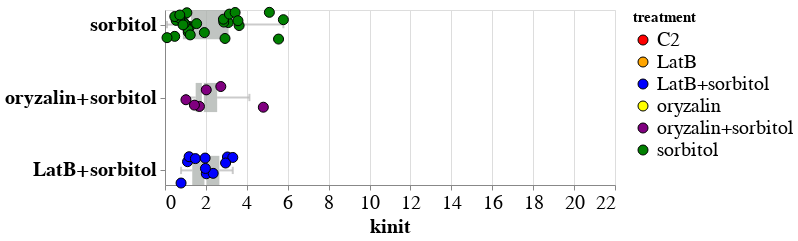

This figure's notebook cell:
### Code cell
boxjitter = altcat.catplot(df[(df['treatment']=='sorbitol')|(df['treatment']=='LatB+sorbitol')|(df['treatment']=='oryzalin+sorbitol')],
               height=175,
               width=450, 
               mark=dict(opacity=1.0, type='point'),
               box_mark=dict(strokeWidth=5, opacity=0.75, color='#abb0ac'),
               whisker_mark=dict(strokeWidth=2, opacity=0.75, color='#bababa'),
               encoding=dict(x=alt.X('kinit:Q', scale=alt.Scale(domain=(0,22))),
                             y=alt.Y('treatment:N'),
#                              # For black&white version
#                              fill=alt.Color('solution:N', scale=alt.Scale(domain=['T87', 'sorbitol', 'water'], range=['#808080', '#000000', '#FFFFFF'])),
#                              # For colored version
                             fill=alt.Color('treatment:N', scale=alt.Scale(domain=['C2', 'LatB', 'LatB+sorbitol','oryzalin','oryzalin+sorbitol','sorbitol'], range=['red', 'orange', 'blue','yellow','purple','green']))),
               transform='jitterbox'
)
boxjitter.configure_text(fontWeight='bold', fontSize=20
).configure_legend(labelFontSize=20, titleFontSize=15
).configure_axis(labelFontSize=20, titleFontSize=20
).configure_mark(color='black'
).configure_point(size=100, strokeWidth=1)

### Figure 1 — Vega-Lite specification as saved in the notebook (floating-point values rounded to 4 significant figures)
{"config": {"view": {"continuousWidth": 400, "continuousHeight": 300}, "axis": {"labelFontSize": 20, "titleFontSize": 20}, "legend": {"labelFontSize": 20, "titleFontSize": 15}, "mark": {"color": "black"}, "point": {"size": 100, "strokeWidth": 1}, "text": {"fontSize": 20, "fontWeight": "bold"}}, "layer": [{"layer": [{"mark": {"type": "rule", "color": "#bababa", "opacity": 0.75, "strokeWidth": 2}, "encoding": {"x": {"type": "quantitative", "field": "bottom_whisker", "scale": {"domain": [0, 22]}, "title": "kinit"}, "x2": {"field": "bottom"}, "y": {"type": "quantitative", "field": "nominal_axis_value", "scale": {}}}, "height": 175, "width": 450}, {"mark": {"type": "rule", "color": "#bababa", "opacity": 0.75, "strokeWidth": 2}, "encoding": {"x": {"type": "quantitative", "field": "top", "scale": {"domain": [0, 22]}, "title": "kinit"}, "x2": {"field": "top_whisker"}, "y": {"type": "quantitative", "field": "nominal_axis_value", "scale": {}}}, "height": 175, "width": 450}, {"mark": {"type": "bar", "color": "#abb0ac", "opacity": 0.75, "size": 0.4, "strokeWidth": 5}, "encoding": {"x": {"type": "quantitative", "field": "bottom", "scale": {"domain": [0, 22]}, "title": "kinit"}, "x2": {"field": "top"}, "y": {"type": "quantitative", "field": "left", "scale": {}}, "y2": {"field": "right"}}, "height": 175, "width": 450}, {"mark": {"type": "rule", "color": "white", "opacity": 1, "strokeWidth": 2}, "encoding": {"x": {"type": "quantitative", "field": "middle", "scale": {"domain": [0, 22]}, "title": "kinit"}, "y": {"type": "quantitative", "field": "left", "scale": {}}, "y2": {"field": "right"}}, "height": 175, "width": 450}, {"mark": {"type": "rule", "color": "#bababa", "opacity": 0.75, "strokeWidth": 2}, "encoding": {"x": {"type": "quantitative", "field": "bottom_whisker", "scale": {"domain": [0, 22]}, "title": "kinit"}, "y": {"type": "quantitative", "field": "cap_left"}, "y2": {"field": "cap_right"}}, "height": 175, "width": 450}, {"mark": {"type": "rule", "color": "#bababa", "opacity": 0.75, "strokeWidth": 2}, "encoding": {"x": {"type": "quantitative", "field": "top_whisker", "scale": {"domain": [0, 22]}, "title": "kinit"}, "y": {"type": "quantitative", "field": "cap_left"}, "y2": {"field": "cap_right"}}, "height": 175, "width": 450}], "data": {"name": "data-564b1420af641a0f374226528c4cb4e9"}}, {"layer": [{"data": {"name": "data-e6a7a497720fbe6a2c548e0b24191959"}, "mark": {"type": "point", "opacity": 1.0}, "encoding": {"x": {"type": "quantitative", "field": "kinit", "scale": {"domain": [0, 22]}, "title": "kinit"}, "y": {"type": "quantitative", "axis": {"grid": false, "labels": false, "title": null, "values": [0, 1, 2]}, "field": "__jitter"}, "fill": {"type": "nominal", "field": "treatment", "scale": {"domain": ["C2", "LatB", "LatB+sorbitol", "oryzalin", "oryzalin+sorbitol", "sorbitol"], "range": ["red", "orange", "blue", "yellow", "purple", "green"]}}}, "height": 175, "width": 450}, {"data": {"name": "data-b20028838ec383a4894ad881ba5aec85"}, "mark": {"type": "text", "align": "right", "baseline": "middle", "dx": -8}, "encoding": {"y": {"type": "quantitative", "axis": {"grid": false, "labels": false, "title": null, "values": [0, 1, 2]}, "field": "__jitter"}, "x": {"type": "quantitative", "field": "kinit", "scale": {"domain": [0, 22]}, "title": "kinit"}, "text": {"type": "nominal", "field": "text"}}, "height": 175, "width": 450}]}], "$schema": "https://vega.github.io/schema/vega-lite/v4.8.1.json", "datasets": {"data-564b1420af641a0f374226528c4cb4e9": [{"nominal_axis_value": 0.0, "treatment": "LatB+sorbitol", "middle": 1.977, "bottom": 1.332, "top": 2.658, "top_whisker": 3.314, "bottom_whisker": 0.785, "left": -0.2, "right": 0.2, "cap_left": -0.05, "cap_right": 0.05}, {"nominal_axis_value": 1.0, "treatment": "oryzalin+sorbitol", "middle": 1.85, "bottom": 1.5, "top": 2.551, "top_whisker": 4.127, "bottom_whisker": 1.024, "left": 0.8, "right": 1.2, "cap_left": 0.95, "cap_right": 1.05}, {"nominal_axis_value": 2.0, "treatment": "sorbitol", "middle": 1.22, "bottom": 0.8748, "top": 3.107, "top_whisker": 5.787, "bottom_whisker": 0.09835, "left": 1.8, "right": 2.2, "cap_left": 1.95, "cap_right": 2.05}], "data-e6a7a497720fbe6a2c548e0b24191959": [{"name": "BY2_in_sorbitol/cell072_corr", "max force (uN)": 881.2, "location": "cyto", "kinit": 5.103, "deltaF": 4.784, "treatment": "sorbitol", "details": "spreads", "kret": 553.5, "area": 2374.0, "Pos Z zero (um)": 19.35, "__jitter": 2.168}, {"name": "BY2_in_sorbitol/cell073_corr", "max force (uN)": 830.8, "location": "cyto", "kinit": 0.475, "deltaF": 0.5069, "treatment": "sorbitol", "details": "spreads", "kret": 687.7, "area": 476.2, "Pos Z zero (um)": 6.86, "__jitter": 1.838}, {"name": "BY2_in_sorbitol/cell074_corr", "max force (uN)": 853.3, "location": "cyto", "kinit": 0.09835, "deltaF": 0.3273, "treatment": "sorbitol", "details": "moves", "kret": 666.1, "area": 489.6, "Pos Z zero (um)": 10.3, "__jitter": 1.821}, {"name": "BY2_in_sorbitol/cell075_corr", "max force (uN)": 833.1, "location": "cyto", "kinit": 5.551, "deltaF": 5.338, "treatment": "sorbitol", "details": "moves", "kret": 617.7, "area": 588.2, "Pos Z zero (um)": 6.665, "__jitter": 1.801}, {"name": "BY2_in_sorbitol/cell077_corr", "max force (uN)": 389.2, "location": "cyto", "kinit": 1.207, "deltaF": 1.587, "treatment": "sorbitol", "details": "spreads", "kret": null, "area": null, "Pos Z zero (um)": null, "__jitter": 1.972}, {"name": "BY2_in_sorbitol/cell078_corr", "max force (uN)": 380.2, "location": "cyto", "kinit": 1.003, "deltaF": 0.9947, "treatment": "sorbitol", "details": "moves", "kret": null, "area": null, "Pos Z zero (um)": null, "__jitter": 1.999}, {"name": "BY2_in_sorbitol/cell079_corr", "max force (uN)": 388.9, "location": "cyto", "kinit": 3.093, "deltaF": 2.988, "treatment": "sorbitol", "details": "spreads", "kret": null, "area": null, "Pos Z zero (um)": null, "__jitter": 2.027}, {"name": "BY2_in_sorbitol/cell080_corr", "max force (uN)": 383.3, "location": "cyto", "kinit": 2.933, "deltaF": 2.786, "treatment": "sorbitol", "details": "spreads", "kret": null, "area": null, "Pos Z zero (um)": null, "__jitter": 1.81}, {"name": "BY2_in_sorbitol/cell081_corr", "max force (uN)": 399.0, "location": "cyto", "kinit": 1.135, "deltaF": 0.9957, "treatment": "sorbitol", "details": "spreads", "kret": null, "area": null, "Pos Z zero (um)": null, "__jitter": 1.897}, {"name": "BY2_in_sorbitol/cell082_corr", "max force (uN)": 383.0, "location": "cyto", "kinit": 1.126, "deltaF": 1.062, "treatment": "sorbitol", "details": "spreads", "kret": null, "area": null, "Pos Z zero (um)": null, "__jitter": 1.935}, {"name": "BY2_in_sorbitol/cell085_corr", "max force (uN)": 394.6, "location": "cyto", "kinit": 1.069, "deltaF": 0.9937, "treatment": "sorbitol", "details": "spreads", "kret": null, "area": null, "Pos Z zero (um)": null, "__jitter": 2.162}, {"name": "BY2_in_sorbitol/cell086_corr", "max force (uN)": 881.4, "location": "cyto", "kinit": 0.8545, "deltaF": 0.8547, "treatment": "sorbitol", "details": "spreads", "kret": 587.7, "area": 3600.0, "Pos Z zero (um)": 19.45, "__jitter": 2.051}, {"name": "BY2_in_sorbitol/cell087_corr", "max force (uN)": 858.7, "location": "cyto", "kinit": 1.925, "deltaF": 1.861, "treatment": "sorbitol", "details": "spreads", "kret": 678.9, "area": 725.6, "Pos Z zero (um)": 12.81, "__jitter": 1.89}, {"name": "BY2_in_sorbitol/cell088_corr", "max force (uN)": 469.0, "location": "cyto", "kinit": 0.5447, "deltaF": 0.5793, "treatment": "sorbitol", "details": "spreads", "kret": null, "area": null, "Pos Z zero (um)": null, "__jitter": 2.058}, {"name": "BY2_in_sorbitol/cell090_corr", "max force (uN)": 464.2, "location": "cyto", "kinit": 5.787, "deltaF": 5.438, "treatment": "sorbitol", "details": "spreads", "kret": null, "area": null, "Pos Z zero (um)": null, "__jitter": 2.067}, {"name": "BY2_in_sorbitol/cell092_corr", "max force (uN)": 469.5, "location": "cyto", "kinit": 2.874, "deltaF": 2.392, "treatment": "sorbitol", "details": "moves", "kret": null, "area": null, "Pos Z zero (um)": null, "__jitter": 2.034}, {"name": "BY2_in_sorbitol/cell093_corr", "max force (uN)": 483.1, "location": "cyto", "kinit": 0.9442, "deltaF": 1.054, "treatment": "sorbitol", "details": "spreads", "kret": null, "area": null, "Pos Z zero (um)": null, "__jitter": 2.014}, {"name": "BY2_in_sorbitol/cell095_corr", "max force (uN)": 494.5, "location": "cyto", "kinit": 2.857, "deltaF": 2.748, "treatment": "sorbitol", "details": "spreads", "kret": null, "area": null, "Pos Z zero (um)": null, "__jitter": 2.074}, {"name": "BY2_in_sorbitol/cell096_corr", "max force (uN)": 474.7, "location": "cyto", "kinit": 3.148, "deltaF": 2.885, "treatment": "sorbitol", "details": "spreads", "kret": null, "area": null, "Pos Z zero (um)": null, "__jitter": 2.144}, {"name": "BY2_in_sorbitol/cell097_corr", "max force (uN)": 474.8, "location": "cyto", "kinit": 3.624, "deltaF": 4.554, "treatment": "sorbitol", "details": "spreads", "kret": null, "area": null, "Pos Z zero (um)": null, "__jitter": 1.987}, {"name": "BY2_in_sorbitol/cell102_corr", "max force (uN)": 459.7, "location": "cyto", "kinit": 3.428, "deltaF": 3.16, "treatment": "sorbitol", "details": "moves", "kret": null, "area": null, "Pos Z zero (um)": null, "__jitter": 2.166}, {"name": "BY2_in_sorbitol/cell103_corr", "max force (uN)": 847.0, "location": "cyto", "kinit": 0.7203, "deltaF": 1.0, "treatment": "sorbitol", "details": "spreads", "kret": 699.0, "area": 405.2, "Pos Z zero (um)": 5.217, "__jitter": 2.089}, {"name": "BY2_in_sorbitol/cell104_corr", "max force (uN)": 371.8, "location": "cyto", "kinit": 1.233, "deltaF": 1.303, "treatment": "sorbitol", "details": "moves", "kret": null, "area": null, "Pos Z zero (um)": null, "__jitter": 1.859}, {"name": "BY2_in_sorbitol/cell108_corr", "max force (uN)": 372.3, "location": "cyto", "kinit": 1.547, "deltaF": 1.599, "treatment": "sorbitol", "details": "moves", "kret": null, "area": null, "Pos Z zero (um)": null, "__jitter": 2.013}, {"name": "BY2_in_sorbitol/cell109_corr", "max force (uN)": 387.8, "location": "cyto", "kinit": 0.4777, "deltaF": 0.4917, "treatment": "sorbitol", "details": "moves", "kret": null, "area": null, "Pos Z zero (um)": null, "__jitter": 2.11}, {"name": "BY2_in_sorbitol/cell110_corr", "max force (uN)": 359.7, "location": "cyto", "kinit": 0.723, "deltaF": 0.8399, "treatment": "sorbitol", "details": "moves", "kret": null, "area": null, "Pos Z zero (um)": null, "__jitter": 2.131}, {"name": "BY2_in_sorbitol/cell111_corr", "max force (uN)": 368.4, "location": "cyto", "kinit": 0.8815, "deltaF": 0.6474, "treatment": "sorbitol", "details": "moves", "kret": null, "area": null, "Pos Z zero (um)": null, "__jitter": 1.996}, {"name": "BY2_in_sorbitol/cell113_corr", "max force (uN)": 358.4, "location": "cyto", "kinit": 3.567, "deltaF": 3.206, "treatment": "sorbitol", "details": "spreads", "kret": null, "area": null, "Pos Z zero (um)": null, "__jitter": 2.053}, {"name": "BY2_in_oryzalin_sorbitol/cell062_corr", "max force (uN)": 881.1, "location": "cyto", "kinit": 2.017, "deltaF": 1.871, "treatment": "oryzalin+sorbitol", "details": "spreads", "kret": 676.3, "area": 302.4, "Pos Z zero (um)": 16.98, "__jitter": 1.105}, {"name": "BY2_in_oryzalin_sorbitol/cell063_corr", "max force (uN)": 876.0, "location": "cyto", "kinit": 1.684, "deltaF": 1.537, "treatment": "oryzalin+sorbitol", "details": "spreads", "kret": 692.8, "area": 719.3, "Pos Z zero (um)": 13.94, "__jitter": 0.8778}, {"name": "BY2_in_oryzalin_sorbitol/cell064_corr", "max force (uN)": 860.5, "location": "cyto", "kinit": 2.728, "deltaF": 2.531, "treatment": "oryzalin+sorbitol", "details": "spreads", "kret": 629.9, "area": 1220.0, "Pos Z zero (um)": 14.19, "__jitter": 1.15}, {"name": "BY2_in_oryzalin_sorbitol/cell065_corr", "max force (uN)": 864.7, "location": "cyto", "kinit": 1.024, "deltaF": 1.007, "treatment": "oryzalin+sorbitol", "details": "moves", "kret": 397.0, "area": 288.1, "Pos Z zero (um)": 9.45, "__jitter": 0.9693}, {"name": "BY2_in_oryzalin_sorbitol/cell066_corr", "max force (uN)": 878.5, "location": "cyto", "kinit": 4.808, "deltaF": 4.706, "treatment": "oryzalin+sorbitol", "details": "moves", "kret": 647.0, "area": 271.5, "Pos Z zero (um)": 0.3185, "__jitter": 0.8668}, {"name": "BY2_in_oryzalin_sorbitol/cell068_corr", "max force (uN)": 859.3, "location": "cyto", "kinit": 1.439, "deltaF": 1.383, "treatment": "oryzalin+sorbitol", "details": "spreads", "kret": 354.6, "area": 337.2, "Pos Z zero (um)": 13.5, "__jitter": 0.8956}, {"name": "BY2_in_LatB_sorbitol/cell039_corr", "max force (uN)": 490.6, "location": "cyto", "kinit": 1.102, "deltaF": 1.164, "treatment": "LatB+sorbitol", "details": "spreads", "kret": null, "area": null, "Pos Z zero (um)": null, "__jitter": 0.1199}, {"name": "BY2_in_LatB_sorbitol/cell040_corr", "max force (uN)": 495.7, "location": "cyto", "kinit": 3.053, "deltaF": 2.92, "treatment": "LatB+sorbitol", "details": "spreads", "kret": null, "area": null, "Pos Z zero (um)": null, "__jitter": 0.1845}, {"name": "BY2_in_LatB_sorbitol/cell042_corr", "max force (uN)": 892.4, "location": "cyto", "kinit": 3.314, "deltaF": 3.2, "treatment": "LatB+sorbitol", "details": "moves", "kret": 195.0, "area": 351.5, "Pos Z zero (um)": 5.145, "__jitter": 0.1778}, {"name": "BY2_in_LatB_sorbitol/cell043_corr", "max force (uN)": 875.0, "location": "cyto", "kinit": 2.962, "deltaF": 2.713, "treatment": "LatB+sorbitol", "details": "spreads", "kret": 731.1, "area": 1407.0, "Pos Z zero (um)": 19.08, "__jitter": 0.1017}, {"name": "BY2_in_LatB_sorbitol/cell045_corr", "max force (uN)": 497.5, "location": "cyto", "kinit": 0.785, "deltaF": 0.8213, "treatment": "LatB+sorbitol", "details": "spreads", "kret": null, "area": null, "Pos Z zero (um)": null, "__jitter": -0.1732}, {"name": "BY2_in_LatB_sorbitol/cell046_corr", "max force (uN)": 760.2, "location": "cyto", "kinit": 2.019, "deltaF": 1.886, "treatment": "LatB+sorbitol", "details": "moves", "kret": 581.3, "area": 175.2, "Pos Z zero (um)": 7.509, "__jitter": -0.04606}, {"name": "BY2_in_LatB_sorbitol/cell047_corr", "max force (uN)": 759.3, "location": "cyto", "kinit": 2.354, "deltaF": 2.242, "treatment": "LatB+sorbitol", "details": "moves", "kret": 600.5, "area": 255.0, "Pos Z zero (um)": 10.08, "__jitter": -0.04016}, {"name": "BY2_in_LatB_sorbitol/cell048_corr", "max force (uN)": 759.2, "location": "cyto", "kinit": 1.178, "deltaF": 1.135, "treatment": "LatB+sorbitol", "details": "moves", "kret": 627.7, "area": 187.7, "Pos Z zero (um)": 9.491, "__jitter": 0.1878}, {"name": "BY2_in_LatB_sorbitol/cell049_corr", "max force (uN)": 780.4, "location": "cyto", "kinit": 1.485, "deltaF": 1.383, "treatment": "LatB+sorbitol", "details": "spreads", "kret": 693.1, "area": 446.3, "Pos Z zero (um)": 14.79, "__jitter": 0.1618}, {"name": "BY2_in_LatB_sorbitol/cell050_corr", "max force (uN)": 778.0, "location": "cyto", "kinit": 1.977, "deltaF": 1.885, "treatment": "LatB+sorbitol", "details": "spreads", "kret": 636.5, "area": 426.1, "Pos Z zero (um)": 13.91, "__jitter": 0.02682}, {"name": "BY2_in_LatB_sorbitol/cell051_corr", "max force (uN)": 783.7, "location": "cyto", "kinit": 1.962, "deltaF": 1.96, "treatment": "LatB+sorbitol", "details": "spreads", "kret": 641.3, "area": 414.0, "Pos Z zero (um)": 14.07, "__jitter": 0.1696}], "data-b20028838ec383a4894ad881ba5aec85": [{"kinit": 0, "__jitter": 0, "text": "LatB+sorbitol"}, {"kinit": 0, "__jitter": 1, "text": "oryzalin+sorbitol"}, {"kinit": 0, "__jitter": 2, "text": "sorbitol"}]}}
